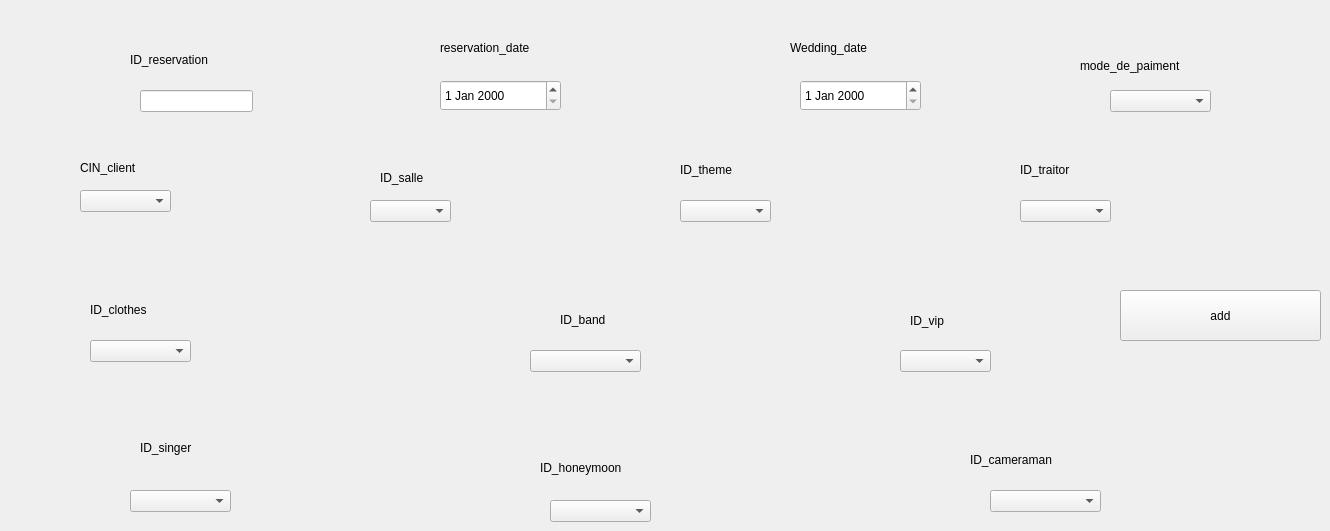
     <widget class="QWidget" name="tab_7">
      <attribute name="title">
       <string>add a reservation</string>
      </attribute>
      <widget class="QLineEdit" name="ID_reservation">
       <property name="geometry">
        <rect>
         <x>140</x>
         <y>90</y>
         <width>113</width>
         <height>22</height>
        </rect>
       </property>
      </widget>
      <widget class="QComboBox" name="ID_band">
       <property name="geometry">
        <rect>
         <x>530</x>
         <y>350</y>
         <width>111</width>
         <height>22</height>
        </rect>
       </property>
      </widget>
      <widget class="QComboBox" name="ID_vetements">
       <property name="geometry">
        <rect>
         <x>90</x>
         <y>340</y>
         <width>101</width>
         <height>22</height>
        </rect>
       </property>
      </widget>
      <widget class="QComboBox" name="ID_theme">
       <property name="geometry">
        <rect>
         <x>680</x>
         <y>200</y>
         <width>91</width>
         <height>22</height>
        </rect>
       </property>
      </widget>
      <widget class="QComboBox" name="salle_ID">
       <property name="geometry">
        <rect>
         <x>370</x>
         <y>200</y>
         <width>81</width>
         <height>22</height>
        </rect>
       </property>
      </widget>
      <widget class="QComboBox" name="ID_honeymoon">
       <property name="geometry">
        <rect>
         <x>550</x>
         <y>500</y>
         <width>101</width>
         <height>22</height>
        </rect>
       </property>
      </widget>
      <widget class="QComboBox" name="ID_singer">
       <property name="geometry">
        <rect>
         <x>130</x>
         <y>490</y>
         <width>101</width>
         <height>22</height>
        </rect>
       </property>
      </widget>
      <widget class="QComboBox" name="cin_client">
       <property name="geometry">
        <rect>
         <x>80</x>
         <y>190</y>
         <width>91</width>
         <height>22</height>
        </rect>
       </property>
      </widget>
      <widget class="QComboBox" name="ID_traiteur">
       <property name="geometry">
        <rect>
         <x>1020</x>
         <y>200</y>
         <width>91</width>
         <height>22</height>
        </rect>
       </property>
      </widget>
      <widget class="QComboBox" name="ID_vip">
       <property name="geometry">
        <rect>
         <x>900</x>
         <y>350</y>
         <width>91</width>
         <height>22</height>
        </rect>
       </property>
      </widget>
      <widget class="QComboBox" name="ID_cameraman">
       <property name="geometry">
        <rect>
         <x>990</x>
         <y>490</y>
         <width>111</width>
         <height>22</height>
        </rect>
       </property>
      </widget>
      <widget class="QDateEdit" name="date_reservation">
       <property name="geometry">
        <rect>
         <x>440</x>
         <y>80</y>
         <width>121</width>
         <height>31</height>
        </rect>
       </property>
      </widget>
      <widget class="QDateEdit" name="date_mariage">
       <property name="geometry">
        <rect>
         <x>800</x>
         <y>80</y>
         <width>121</width>
         <height>31</height>
        </rect>
       </property>
      </widget>
      <widget class="QLabel" name="label_6">
       <property name="geometry">
        <rect>
         <x>130</x>
         <y>50</y>
         <width>131</width>
         <height>20</height>
        </rect>
       </property>
       <property name="text">
        <string>ID_reservation</string>
       </property>
      </widget>
      <widget class="QLabel" name="label_16">
       <property name="geometry">
        <rect>
         <x>440</x>
         <y>40</y>
         <width>151</width>
         <height>16</height>
        </rect>
       </property>
       <property name="text">
        <string>reservation_date</string>
       </property>
      </widget>
      <widget class="QLabel" name="label_25">
       <property name="geometry">
        <rect>
         <x>790</x>
         <y>40</y>
         <width>141</width>
         <height>16</height>
        </rect>
       </property>
       <property name="text">
        <string>Wedding_date</string>
       </property>
      </widget>
      <widget class="QLabel" name="label_26">
       <property name="geometry">
        <rect>
         <x>80</x>
         <y>160</y>
         <width>81</width>
         <height>16</height>
        </rect>
       </property>
       <property name="text">
        <string>CIN_client</string>
       </property>
      </widget>
      <widget class="QLabel" name="label_53">
       <property name="geometry">
        <rect>
         <x>380</x>
         <y>170</y>
         <width>91</width>
         <height>16</height>
        </rect>
       </property>
       <property name="text">
        <string>ID_salle</string>
       </property>
      </widget>
      <widget class="QLabel" name="label_143">
       <property name="geometry">
        <rect>
         <x>680</x>
         <y>160</y>
         <width>91</width>
         <height>20</height>
        </rect>
       </property>
       <property name="text">
        <string>ID_theme</string>
       </property>
      </widget>
      <widget class="QLabel" name="label_144">
       <property name="geometry">
        <rect>
         <x>1020</x>
         <y>160</y>
         <width>81</width>
         <height>20</height>
        </rect>
       </property>
       <property name="text">
        <string>ID_traitor</string>
       </property>
      </widget>
      <widget class="QLabel" name="label_145">
       <property name="geometry">
        <rect>
         <x>90</x>
         <y>300</y>
         <width>111</width>
         <height>20</height>
        </rect>
       </property>
       <property name="text">
        <string>ID_clothes</string>
       </property>
      </widget>
      <widget class="QLabel" name="label_146">
       <property name="geometry">
        <rect>
         <x>540</x>
         <y>460</y>
         <width>131</width>
         <height>16</height>
        </rect>
       </property>
       <property name="text">
        <string>ID_honeymoon</string>
       </property>
      </widget>
      <widget class="QLabel" name="label_147">
       <property name="geometry">
        <rect>
         <x>910</x>
         <y>310</y>
         <width>81</width>
         <height>21</height>
        </rect>
       </property>
       <property name="text">
        <string>ID_vip</string>
       </property>
      </widget>
      <widget class="QLabel" name="label_148">
       <property name="geometry">
        <rect>
         <x>560</x>
         <y>310</y>
         <width>91</width>
         <height>20</height>
        </rect>
       </property>
       <property name="text">
        <string>ID_band</string>
       </property>
      </widget>
      <widget class="QLabel" name="label_149">
       <property name="geometry">
        <rect>
         <x>140</x>
         <y>440</y>
         <width>91</width>
         <height>16</height>
        </rect>
       </property>
       <property name="text">
        <string>ID_singer</string>
       </property>
      </widget>
      <widget class="QLabel" name="label_150">
       <property name="geometry">
        <rect>
         <x>970</x>
         <y>450</y>
         <width>131</width>
         <height>20</height>
        </rect>
       </property>
       <property name="text">
        <string>ID_cameraman</string>
       </property>
      </widget>
      <widget class="QComboBox" name="modepaiment">
       <property name="geometry">
        <rect>
         <x>1110</x>
         <y>90</y>
         <width>101</width>
         <height>22</height>
        </rect>
       </property>
      </widget>
      <widget class="QLabel" name="label_151">
       <property name="geometry">
        <rect>
         <x>1080</x>
         <y>50</y>
         <width>161</width>
         <height>31</height>
        </rect>
       </property>
       <property name="text">
        <string>mode_de_paiment</string>
       </property>
      </widget>
      <widget class="QPushButton" name="pushButton">
       <property name="geometry">
        <rect>
         <x>1120</x>
         <y>290</y>
         <width>201</width>
         <height>51</height>
        </rect>
       </property>
       <property name="text">
        <string>add</string>
       </property>
      </widget>
     </widget>
